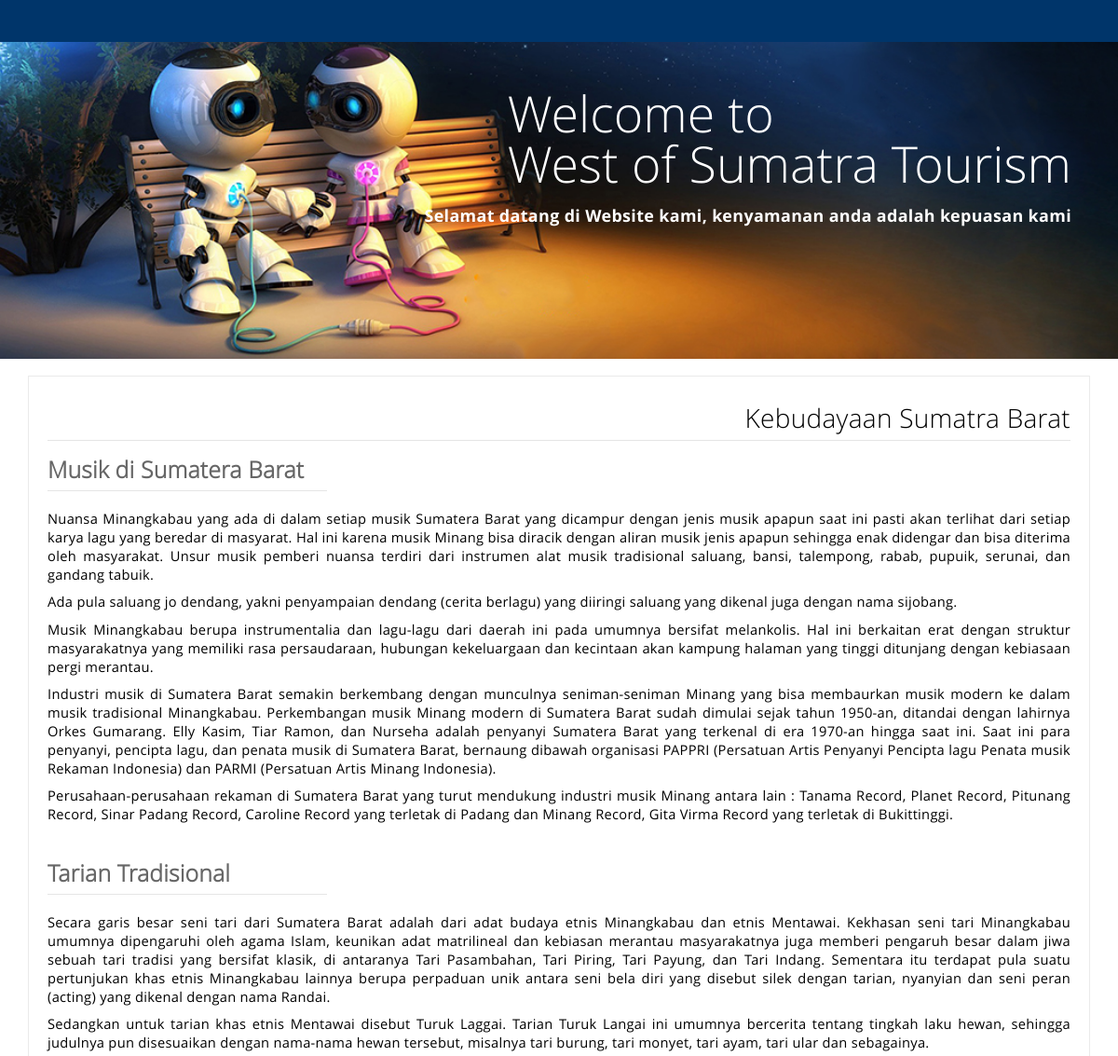
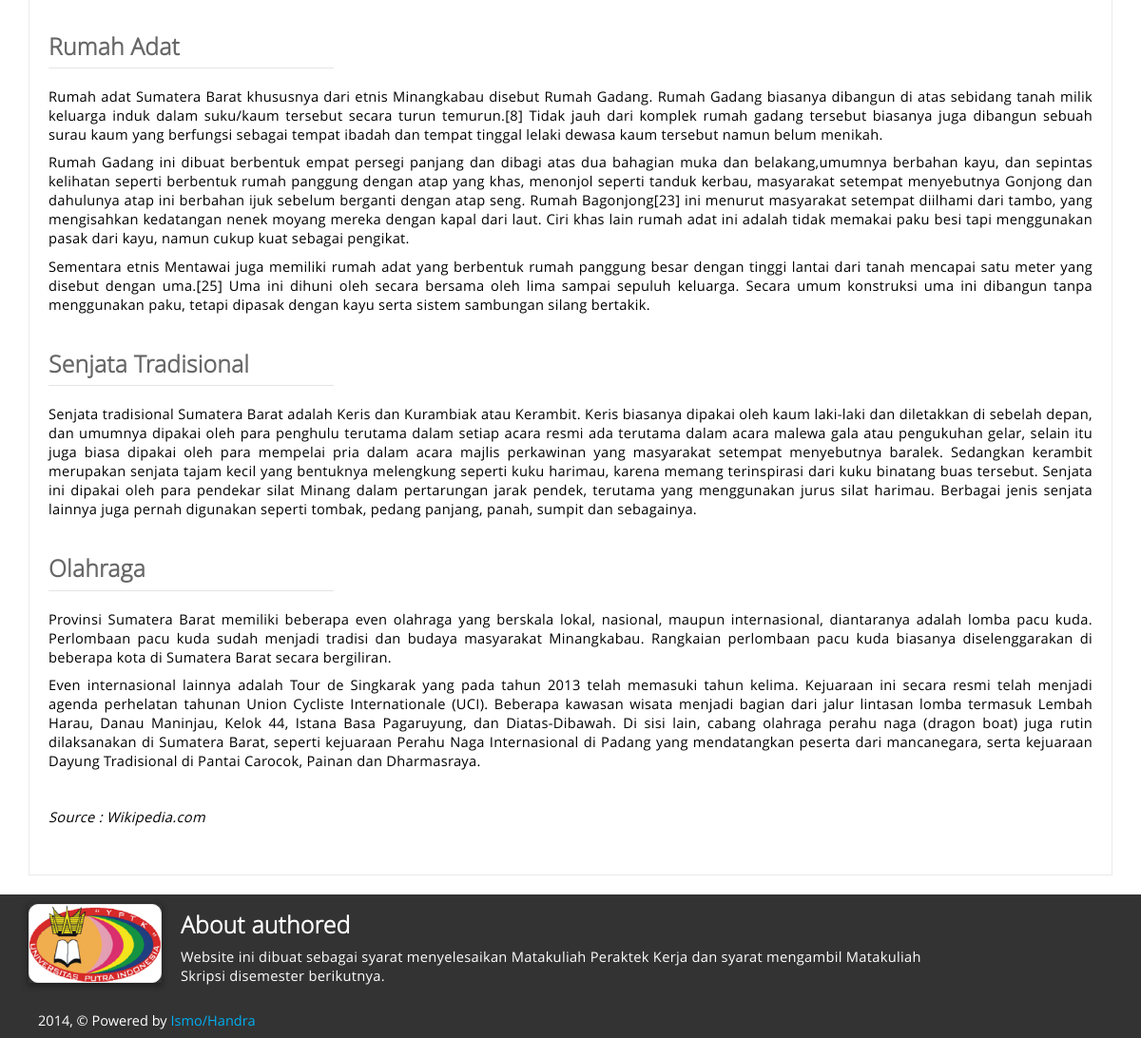
The app's page /sumbar.php?post=budaya with its own data (2 pictures, top to bottom).
### tables this page shows
CREATE TABLE IF NOT EXISTS `setup_sumbar` (
  `id_sumbar` int(11) NOT NULL AUTO_INCREMENT,
  `kat_sumbar` varchar(30) NOT NULL,
  `judul_sumbar` varchar(50) NOT NULL,
  `konten_sumbar` text NOT NULL,
  PRIMARY KEY (`id_sumbar`)
);

### sumbar.php (the view, shortened to what this page needs)
<?php
include "config/koneksi.php";
?>
<!DOCTYPE html>
<html>
<head>
	<link href="css/metro-bootstrap.css" rel="stylesheet">
    <link href="css/metro-bootstrap-responsive.css" rel="stylesheet">
    <link href="css/iconFont.css" rel="stylesheet">
    <link href="css/docs.css" rel="stylesheet"
</head>
<body class="metro">
	<header class="bg-darkCobalt" data-load="atasan.php"></header>
    <div class="" data-load="sampul.html"></div>
	<br />
    <div class="container row">
        <div class="grid fluid">
            <div class="border padding20">
				<?php
					if($_GET['post']=='profil'){
						$is="Profil";
					}else if($_GET['post']=='sejarah'){
						$is="Sejarah";
					}else if($_GET['post']=='wisata'){
						$is="Pariwisata yang ada di";
					}else if($_GET['post']=='kuliner'){
						$is="Kuliner khas di";
					}else if($_GET['post']=='budaya'){
						$is="Kebudayaan";
					}
				?>
				<legend class="text-right"><h2><?php echo $is; ?> Sumatra Barat</h2></legend>
                        <?php
						$comot=	mysqli_query($kon,"SELECT * FROM setup_sumbar where kat_sumbar='$_GET[post]'");
						while($ngisi=	mysqli_fetch_array($comot)){
							if ($ngisi['judul_sumbar']!=""){
						?>
							<div class="span4">
							<legend><h3><?php echo $ngisi['judul_sumbar']; ?></h3></legend>
							</div>
						<?php
							}
							echo $ngisi['konten_sumbar'];
							echo "<br />";
						}
						?>
            </div>
        </div>
    </div>
    <footer class="dark" data-load="bawahan.html"></footer>
</body>
</html>

### css/docs.css (style rules this page uses)
body { height: 100%; margin: 0; padding: 0; }
header { height: 45px; position: relative; }
footer { width: 100%; height: 25px; }

### records on screen
setup_sumbar: judul_sumbar "Musik di Sumatera Barat", konten_sumbar "Nuansa Minangkabau yang ada di dalam setiap musik Sumatera Barat yang dicampur dengan jenis musik apapun saat ini pasti akan terlihat dari setiap karya lagu yang beredar di masyarat. Hal ini karena musik Minang bisa diracik dengan aliran musik jenis apapun sehingga enak didengar dan bisa diterima oleh masyarakat. Unsur musik pemberi nuansa terdiri dari instrumen alat musik tradisional saluang, bansi, talempong, rabab, pupuik, serunai, dan gandang tabuik. Ada pula saluang jo dendang, yakni penyampaian dendang (cerita berlagu) yang diiringi saluang yang dikenal juga dengan nama sijobang. Musik Minangkabau berupa instrumentalia dan lagu-lagu dari daerah ini pada umumnya bersifat melankolis.…"
setup_sumbar: judul_sumbar "Tarian Tradisional", konten_sumbar "Secara garis besar seni tari dari Sumatera Barat adalah dari adat budaya etnis Minangkabau dan etnis Mentawai. Kekhasan seni tari Minangkabau umumnya dipengaruhi oleh agama Islam, keunikan adat matrilineal dan kebiasan merantau masyarakatnya juga memberi pengaruh besar dalam jiwa sebuah tari tradisi yang bersifat klasik, di antaranya Tari Pasambahan, Tari Piring, Tari Payung, dan Tari Indang. Sementara itu terdapat pula suatu pertunjukan khas etnis Minangkabau lainnya berupa perpaduan unik antara seni bela diri yang disebut silek dengan tarian, nyanyian dan seni peran (acting) yang dikenal dengan nama Randai. Sedangkan untuk tarian khas etnis Mentawai disebut Turuk Laggai. Tarian Turuk…"
setup_sumbar: judul_sumbar "Rumah Adat", konten_sumbar "Rumah adat Sumatera Barat khususnya dari etnis Minangkabau disebut Rumah Gadang. Rumah Gadang biasanya dibangun di atas sebidang tanah milik keluarga induk dalam suku/kaum tersebut secara turun temurun.[8] Tidak jauh dari komplek rumah gadang tersebut biasanya juga dibangun sebuah surau kaum yang berfungsi sebagai tempat ibadah dan tempat tinggal lelaki dewasa kaum tersebut namun belum menikah. Rumah Gadang ini dibuat berbentuk empat persegi panjang dan dibagi atas dua bahagian muka dan belakang,umumnya berbahan kayu, dan sepintas kelihatan seperti berbentuk rumah panggung dengan atap yang khas, menonjol seperti tanduk kerbau, masyarakat setempat menyebutnya Gonjong dan dahulunya atap ini…"
setup_sumbar: judul_sumbar "Senjata Tradisional", konten_sumbar "Senjata tradisional Sumatera Barat adalah Keris dan Kurambiak atau Kerambit. Keris biasanya dipakai oleh kaum laki-laki dan diletakkan di sebelah depan, dan umumnya dipakai oleh para penghulu terutama dalam setiap acara resmi ada terutama dalam acara malewa gala atau pengukuhan gelar, selain itu juga biasa dipakai oleh para mempelai pria dalam acara majlis perkawinan yang masyarakat setempat menyebutnya baralek. Sedangkan kerambit merupakan senjata tajam kecil yang bentuknya melengkung seperti kuku harimau, karena memang terinspirasi dari kuku binatang buas tersebut. Senjata ini dipakai oleh para pendekar silat Minang dalam pertarungan jarak pendek, terutama yang menggunakan jurus silat…"
setup_sumbar: judul_sumbar "Olahraga", konten_sumbar "Provinsi Sumatera Barat memiliki beberapa even olahraga yang berskala lokal, nasional, maupun internasional, diantaranya adalah lomba pacu kuda. Perlombaan pacu kuda sudah menjadi tradisi dan budaya masyarakat Minangkabau. Rangkaian perlombaan pacu kuda biasanya diselenggarakan di beberapa kota di Sumatera Barat secara bergiliran. Even internasional lainnya adalah Tour de Singkarak yang pada tahun 2013 telah memasuki tahun kelima. Kejuaraan ini secara resmi telah menjadi agenda perhelatan tahunan Union Cycliste Internationale (UCI). Beberapa kawasan wisata menjadi bagian dari jalur lintasan lomba termasuk Lembah Harau, Danau Maninjau, Kelok 44, Istana Basa Pagaruyung, dan Diatas-Dibawah. Di…"

### other values on screen
$is "Kebudayaan"
